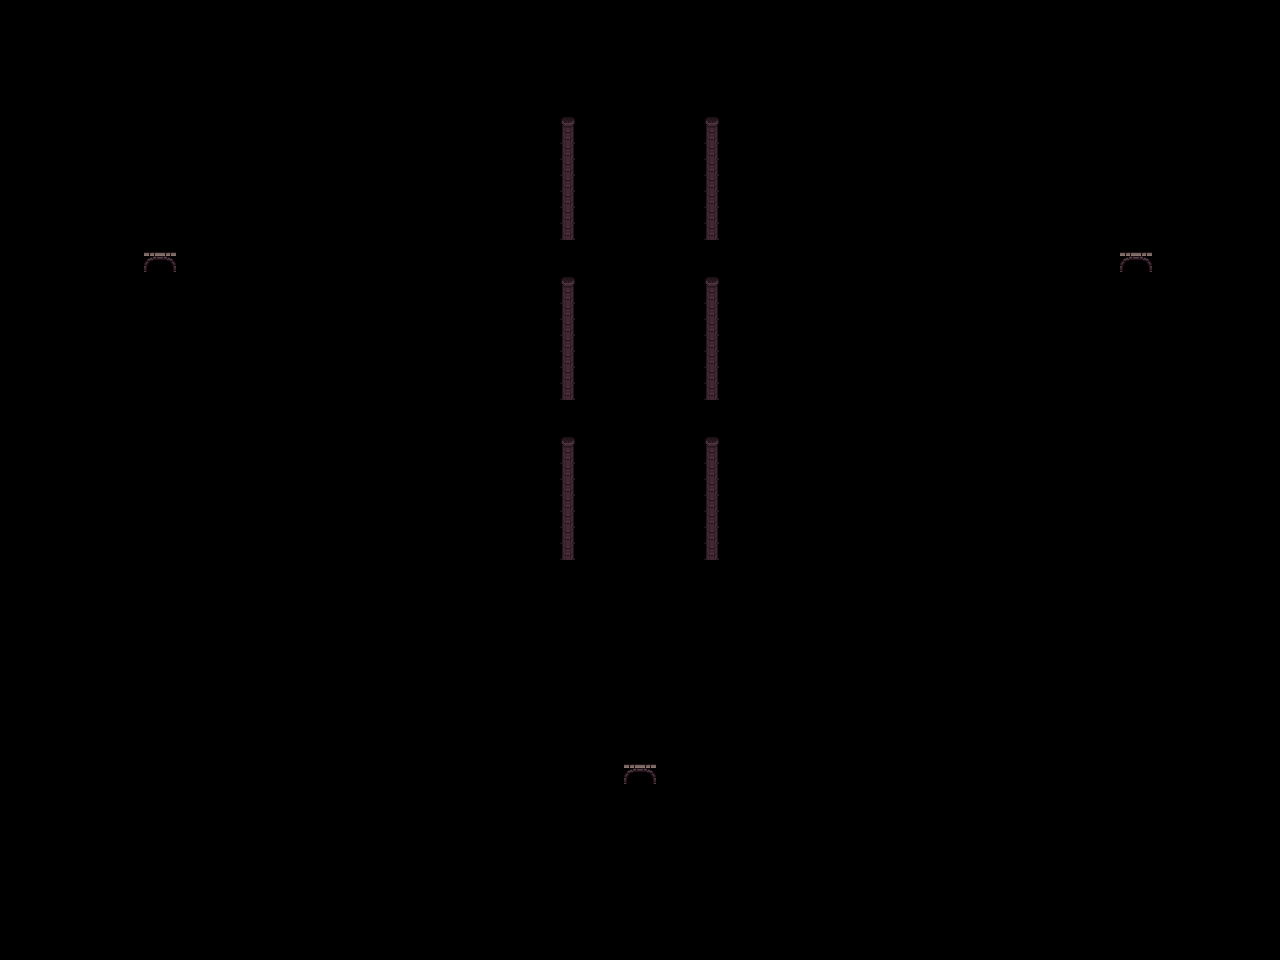

Below is a game level as drawn by its tile map, then a one-line description and the .tmx that defines it (tile-layer data replaced by summaries):
An orthogonal 80x60 tile map with 16x16 px tiles, 1 tile layer (Sobretodo), 1 hidden layer not drawn, 3 tilesets.

<map version="1.4" tiledversion="1.4.3" orientation="orthogonal" renderorder="right-down" width="80" height="60" tilewidth="16" tileheight="16" infinite="0" nextlayerid="9" nextobjectid="17">
 <editorsettings>
  <export target="." format="tmx" />
 </editorsettings>
 <tileset firstgid="1" name="0x72_16x16DungeonTileset_walls.v2" tilewidth="16" tileheight="16" tilecount="256" columns="16">
  <image source="0x72_16x16DungeonTileset_walls.v2.png" width="256" height="256" />
 </tileset>
 <tileset firstgid="257" name="Dungeon_tiles" tilewidth="16" tileheight="16" tilecount="256" columns="16">
  <image source="0x72_16x16DungeonTileset.v4.png" width="256" height="256" />
  <terraintypes>
   <terrain name="Floor" tile="84" />
   <terrain name="Lader" tile="84" />
   <terrain name="Column" tile="84" />
   <terrain name="New Terrain" tile="84" />
  </terraintypes>
  <tile id="5" terrain="1,1,1,1" />
  <tile id="6" terrain="1,1,1,1" />
  <tile id="21" terrain="1,1,1,1" />
  <tile id="22" terrain="1,1,1,1" />
  <tile id="37" terrain="1,1,1,1" />
  <tile id="38" terrain="1,1,1,1" />
  <tile id="54" terrain="2,2,2,2" />
  <tile id="70" terrain="2,2,2,2" />
  <tile id="86" terrain="2,2,2,2" />
  <tile id="96" terrain="0,0,0,3" />
  <tile id="97" terrain="0,0,3,3" />
  <tile id="98" terrain="0,0,3,3" />
  <tile id="99" terrain="0,0,3,0" />
  <tile id="112" terrain="0,3,0,3" />
  <tile id="113" terrain="3,3,3,3" />
  <tile id="114" terrain="3,3,3,3" />
  <tile id="115" terrain="3,0,3,0" />
  <tile id="128" terrain="0,3,0,0" />
  <tile id="129" terrain="3,3,0,0" />
  <tile id="130" terrain="3,3,0,0" />
  <tile id="131" terrain="3,0,0,0" />
 </tileset>
 <tileset firstgid="513" name="incognita" tilewidth="16" tileheight="16" tilecount="3" columns="3">
  <image source="Boxes/Incognita/incognita.png" width="48" height="16" />
 </tileset>
 <layer id="8" name="floor" width="80" height="60" visible="0">
  <data>[4800 cells, 4800 non-empty, 36 distinct tile ids]</data>
 </layer>
 <layer id="7" name="Sobretodo" width="80" height="60">
  <data>[4800 cells, 60 non-empty, 4 distinct tile ids]</data>
 </layer>
</map>
